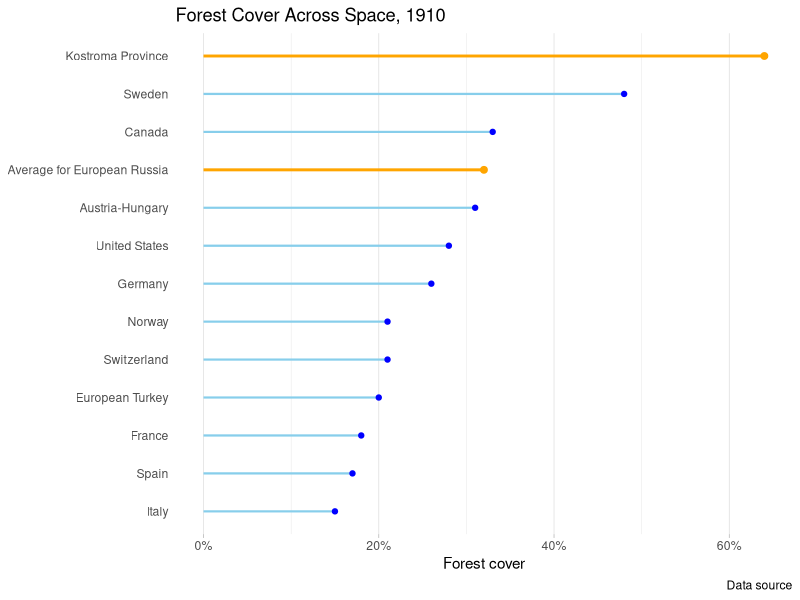

Recreate this plot in R.
library(readr)
library(tidyverse)
library(ggrepel)
library(colorspace)

int_data <- read_csv("international_comparisons.csv")

int_data <-int_data[order(int_data$forest_cover), ] 
int_data$jurisdiction <- factor(int_data$jurisdiction, levels = int_data$jurisdiction)

# cols <- c("seagreen1", "seagreen3", "paleturquoise","paleturquoise3",
#           "skyblue2", "skyblue2", "royalblue2", "royalblue3", 
#           "royalblue4", "purple1", "purple2", "purple3", "purple4")

ggplot(int_data, aes(x = jurisdiction, y = forest_cover, color = jurisdiction)) +

  geom_segment(aes(x = jurisdiction, 
                   xend = jurisdiction, 
                   y = 0, 
                   yend = forest_cover),
               color=ifelse(int_data$jurisdiction %in% c("Kostroma Province","Average for European Russia"), 
                            "orange", "skyblue"), 
               size=ifelse(int_data$jurisdiction %in% c("Kostroma Province","Average for European Russia"), 
                           1, .75)) +
  geom_point(color=ifelse(int_data$jurisdiction %in% c("Kostroma Province","Average for European Russia"), 
                          "orange", "blue"), 
             size=ifelse(int_data$jurisdiction %in% c("Kostroma Province","Average for European Russia"), 
                         2, 1.5)) +
    labs(title="Forest Cover Across Space, 1910", 
       caption="Data source",
       x = NULL,
       y = "Forest cover") +
  # scale_color_manual(values = cols) +

  theme_light() +
  coord_flip() +
  theme(
    panel.grid.major.y = element_blank(),
    panel.border = element_blank(),
    axis.ticks.y = element_blank()) +
  scale_y_continuous(labels = function(x) paste0(x, "%"))